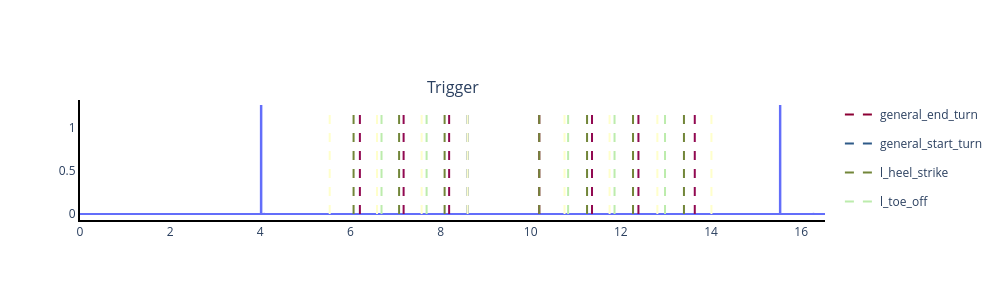

Source (notebook cell):
### Code cell
import mh_toolbox.base.eurobench_element as eb

# Yaml files are in a different folder
# filename = '/Users/jorge/Documents/Coding/Projects/personal-projects/motion-hub-toolbox/docs/tutorials/neuromark/emg/subject_07_cond_04_run_02_Trigger.csv'
# events = '/Users/jorge/Documents/Coding/Projects/personal-projects/motion-hub-toolbox/docs/tutorials/neuromark/vicon/subject_07_cond_04_run_02_gaitEvents.yaml'
# info = '/Users/jorge/Documents/Coding/Projects/personal-projects/motion-hub-toolbox/docs/tutorials/neuromark/vicon/subject_07_cond_04_run_02_Info.yaml'
filename = '/Users/jorge/Documents/Coding/Projects/personal-projects/motion-hub-toolbox/docs/tutorials/neuromark/emg/subject_07_cond_02_run_02_Trigger.csv'
events = '/Users/jorge/Documents/Coding/Projects/personal-projects/motion-hub-toolbox/docs/tutorials/neuromark/vicon/subject_07_cond_02_run_02_gaitEvents.proc_carlota.yaml'
info = '/Users/jorge/Documents/Coding/Projects/personal-projects/motion-hub-toolbox/docs/tutorials/neuromark/vicon/subject_07_cond_02_run_02_Info.yaml'

data = eb.EurobenchElement(key_id='acceleration')

data.initialize(data_filename=filename, events_filename=events, info_filename=info)

print(data.get_data())
print(data.get_info())
print(data.get_events_as_lists())

_ = data.plot_eurobench_element(bool_show=True, bool_events=True, bool_save=False, save_filename='test')

### Figure 1 — Plotly figure (JSON) as saved in the notebook; plotly's stock layout.template omitted (floating-point values rounded to 4 significant figures; data arrays with more than 128 entries replaced by an {"elided": "..."} marker saying what was removed)
{"data": [{"mode": "lines", "showlegend": false, "x": {"elided": "33060 float values"}, "y": {"elided": "33060 float values"}, "type": "scatter", "xaxis": "x", "yaxis": "y"}, {"hoverinfo": "text", "hovertext": "general_end_turn", "legendgroup": "general_end_turn", "line": {"color": "#8c0034", "dash": "dash", "width": 2}, "mode": "lines", "name": "general_end_turn", "showlegend": true, "x": [10.19, 10.19], "y": [-0.0005341, 1.25], "type": "scatter", "xaxis": "x", "yaxis": "y"}, {"hoverinfo": "text", "hovertext": "general_start_turn", "legendgroup": "general_start_turn", "line": {"color": "#2e5a88", "dash": "dash", "width": 2}, "mode": "lines", "name": "general_start_turn", "showlegend": true, "x": [8.6, 8.6], "y": [-0.0005341, 1.25], "type": "scatter", "xaxis": "x", "yaxis": "y"}, {"hoverinfo": "text", "hovertext": "l_heel_strike", "legendgroup": "l_heel_strike", "line": {"color": "#728639", "dash": "dash", "width": 2}, "mode": "lines", "name": "l_heel_strike", "showlegend": true, "x": [6.07, 6.07], "y": [-0.0005341, 1.25], "type": "scatter", "xaxis": "x", "yaxis": "y"}, {"hoverinfo": "text", "hovertext": "l_heel_strike", "legendgroup": "l_heel_strike", "line": {"color": "#728639", "dash": "dash", "width": 2}, "mode": "lines", "name": "l_heel_strike", "showlegend": false, "x": [7.08, 7.08], "y": [-0.0005341, 1.25], "type": "scatter", "xaxis": "x", "yaxis": "y"}, {"hoverinfo": "text", "hovertext": "l_heel_strike", "legendgroup": "l_heel_strike", "line": {"color": "#728639", "dash": "dash", "width": 2}, "mode": "lines", "name": "l_heel_strike", "showlegend": false, "x": [8.09, 8.09], "y": [-0.0005341, 1.25], "type": "scatter", "xaxis": "x", "yaxis": "y"}, {"hoverinfo": "text", "hovertext": "l_heel_strike", "legendgroup": "l_heel_strike", "line": {"color": "#728639", "dash": "dash", "width": 2}, "mode": "lines", "name": "l_heel_strike", "showlegend": false, "x": [10.19, 10.19], "y": [-0.0005341, 1.25], "type": "scatter", "xaxis": "x", "yaxis": "y"}, {"hoverinfo": "text", "hovertext": "l_heel_strike", "legendgroup": "l_heel_strike", "line": {"color": "#728639", "dash": "dash", "width": 2}, "mode": "lines", "name": "l_heel_strike", "showlegend": false, "x": [11.25, 11.25], "y": [-0.0005341, 1.25], "type": "scatter", "xaxis": "x", "yaxis": "y"}, {"hoverinfo": "text", "hovertext": "l_heel_strike", "legendgroup": "l_heel_strike", "line": {"color": "#728639", "dash": "dash", "width": 2}, "mode": "lines", "name": "l_heel_strike", "showlegend": false, "x": [12.27, 12.27], "y": [-0.0005341, 1.25], "type": "scatter", "xaxis": "x", "yaxis": "y"}, {"hoverinfo": "text", "hovertext": "l_heel_strike", "legendgroup": "l_heel_strike", "line": {"color": "#728639", "dash": "dash", "width": 2}, "mode": "lines", "name": "l_heel_strike", "showlegend": false, "x": [13.4, 13.4], "y": [-0.0005341, 1.25], "type": "scatter", "xaxis": "x", "yaxis": "y"}, {"hoverinfo": "text", "hovertext": "l_toe_off", "legendgroup": "l_toe_off", "line": {"color": "#bcecac", "dash": "dash", "width": 2}, "mode": "lines", "name": "l_toe_off", "showlegend": true, "x": [6.69, 6.69], "y": [-0.0005341, 1.25], "type": "scatter", "xaxis": "x", "yaxis": "y"}, {"hoverinfo": "text", "hovertext": "l_toe_off", "legendgroup": "l_toe_off", "line": {"color": "#bcecac", "dash": "dash", "width": 2}, "mode": "lines", "name": "l_toe_off", "showlegend": false, "x": [7.69, 7.69], "y": [-0.0005341, 1.25], "type": "scatter", "xaxis": "x", "yaxis": "y"}, {"hoverinfo": "text", "hovertext": "l_toe_off", "legendgroup": "l_toe_off", "line": {"color": "#bcecac", "dash": "dash", "width": 2}, "mode": "lines", "name": "l_toe_off", "showlegend": false, "x": [10.83, 10.83], "y": [-0.0005341, 1.25], "type": "scatter", "xaxis": "x", "yaxis": "y"}, {"hoverinfo": "text", "hovertext": "l_toe_off", "legendgroup": "l_toe_off", "line": {"color": "#bcecac", "dash": "dash", "width": 2}, "mode": "lines", "name": "l_toe_off", "showlegend": false, "x": [11.86, 11.86], "y": [-0.0005341, 1.25], "type": "scatter", "xaxis": "x", "yaxis": "y"}, {"hoverinfo": "text", "hovertext": "l_toe_off", "legendgroup": "l_toe_off", "line": {"color": "#bcecac", "dash": "dash", "width": 2}, "mode": "lines", "name": "l_toe_off", "showlegend": false, "x": [12.98, 12.98], "y": [-0.0005341, 1.25], "type": "scatter", "xaxis": "x", "yaxis": "y"}, {"hoverinfo": "text", "hovertext": "r_heel_strike", "legendgroup": "r_heel_strike", "line": {"color": "#ffffcb", "dash": "dash", "width": 2}, "mode": "lines", "name": "r_heel_strike", "showlegend": true, "x": [5.54, 5.54], "y": [-0.0005341, 1.25], "type": "scatter", "xaxis": "x", "yaxis": "y"}, {"hoverinfo": "text", "hovertext": "r_heel_strike", "legendgroup": "r_heel_strike", "line": {"color": "#ffffcb", "dash": "dash", "width": 2}, "mode": "lines", "name": "r_heel_strike", "showlegend": false, "x": [6.59, 6.59], "y": [-0.0005341, 1.25], "type": "scatter", "xaxis": "x", "yaxis": "y"}, {"hoverinfo": "text", "hovertext": "r_heel_strike", "legendgroup": "r_heel_strike", "line": {"color": "#ffffcb", "dash": "dash", "width": 2}, "mode": "lines", "name": "r_heel_strike", "showlegend": false, "x": [7.58, 7.58], "y": [-0.0005341, 1.25], "type": "scatter", "xaxis": "x", "yaxis": "y"}, {"hoverinfo": "text", "hovertext": "r_heel_strike", "legendgroup": "r_heel_strike", "line": {"color": "#ffffcb", "dash": "dash", "width": 2}, "mode": "lines", "name": "r_heel_strike", "showlegend": false, "x": [8.6, 8.6], "y": [-0.0005341, 1.25], "type": "scatter", "xaxis": "x", "yaxis": "y"}, {"hoverinfo": "text", "hovertext": "r_heel_strike", "legendgroup": "r_heel_strike", "line": {"color": "#ffffcb", "dash": "dash", "width": 2}, "mode": "lines", "name": "r_heel_strike", "showlegend": false, "x": [10.75, 10.75], "y": [-0.0005341, 1.25], "type": "scatter", "xaxis": "x", "yaxis": "y"}, {"hoverinfo": "text", "hovertext": "r_heel_strike", "legendgroup": "r_heel_strike", "line": {"color": "#ffffcb", "dash": "dash", "width": 2}, "mode": "lines", "name": "r_heel_strike", "showlegend": false, "x": [11.75, 11.75], "y": [-0.0005341, 1.25], "type": "scatter", "xaxis": "x", "yaxis": "y"}, {"hoverinfo": "text", "hovertext": "r_heel_strike", "legendgroup": "r_heel_strike", "line": {"color": "#ffffcb", "dash": "dash", "width": 2}, "mode": "lines", "name": "r_heel_strike", "showlegend": false, "x": [12.81, 12.81], "y": [-0.0005341, 1.25], "type": "scatter", "xaxis": "x", "yaxis": "y"}, {"hoverinfo": "text", "hovertext": "r_heel_strike", "legendgroup": "r_heel_strike", "line": {"color": "#ffffcb", "dash": "dash", "width": 2}, "mode": "lines", "name": "r_heel_strike", "showlegend": false, "x": [14.01, 14.01], "y": [-0.0005341, 1.25], "type": "scatter", "xaxis": "x", "yaxis": "y"}, {"hoverinfo": "text", "hovertext": "r_toe_off", "legendgroup": "r_toe_off", "line": {"color": "#910951", "dash": "dash", "width": 2}, "mode": "lines", "name": "r_toe_off", "showlegend": true, "x": [6.21, 6.21], "y": [-0.0005341, 1.25], "type": "scatter", "xaxis": "x", "yaxis": "y"}, {"hoverinfo": "text", "hovertext": "r_toe_off", "legendgroup": "r_toe_off", "line": {"color": "#910951", "dash": "dash", "width": 2}, "mode": "lines", "name": "r_toe_off", "showlegend": false, "x": [7.18, 7.18], "y": [-0.0005341, 1.25], "type": "scatter", "xaxis": "x", "yaxis": "y"}, {"hoverinfo": "text", "hovertext": "r_toe_off", "legendgroup": "r_toe_off", "line": {"color": "#910951", "dash": "dash", "width": 2}, "mode": "lines", "name": "r_toe_off", "showlegend": false, "x": [8.19, 8.19], "y": [-0.0005341, 1.25], "type": "scatter", "xaxis": "x", "yaxis": "y"}, {"hoverinfo": "text", "hovertext": "r_toe_off", "legendgroup": "r_toe_off", "line": {"color": "#910951", "dash": "dash", "width": 2}, "mode": "lines", "name": "r_toe_off", "showlegend": false, "x": [11.36, 11.36], "y": [-0.0005341, 1.25], "type": "scatter", "xaxis": "x", "yaxis": "y"}, {"hoverinfo": "text", "hovertext": "r_toe_off", "legendgroup": "r_toe_off", "line": {"color": "#910951", "dash": "dash", "width": 2}, "mode": "lines", "name": "r_toe_off", "showlegend": false, "x": [12.39, 12.39], "y": [-0.0005341, 1.25], "type": "scatter", "xaxis": "x", "yaxis": "y"}, {"hoverinfo": "text", "hovertext": "r_toe_off", "legendgroup": "r_toe_off", "line": {"color": "#910951", "dash": "dash", "width": 2}, "mode": "lines", "name": "r_toe_off", "showlegend": false, "x": [13.64, 13.64], "y": [-0.0005341, 1.25], "type": "scatter", "xaxis": "x", "yaxis": "y"}], "layout": {"xaxis": {"anchor": "y", "domain": [0.0, 1.0], "showline": true, "linewidth": 2, "linecolor": "black"}, "yaxis": {"anchor": "x", "domain": [0.0, 1.0], "showline": true, "linewidth": 2, "linecolor": "black"}, "annotations": [{"font": {"size": 16}, "showarrow": false, "text": "Trigger", "x": 0.5, "xanchor": "center", "xref": "paper", "y": 1.0, "yanchor": "bottom", "yref": "paper"}], "title": {"text": ""}, "height": 300, "width": 1000, "plot_bgcolor": "white", "showlegend": true}}
